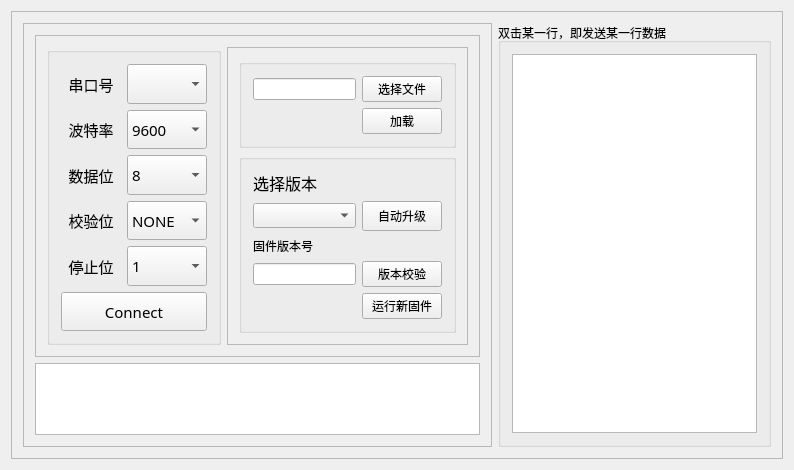
<?xml version="1.0" encoding="UTF-8"?>
<ui version="4.0">
 <class>Widget</class>
 <widget class="QWidget" name="Widget">
  <property name="geometry">
   <rect>
    <x>0</x>
    <y>0</y>
    <width>794</width>
    <height>470</height>
   </rect>
  </property>
  <property name="sizePolicy">
   <sizepolicy hsizetype="Expanding" vsizetype="Expanding">
    <horstretch>0</horstretch>
    <verstretch>0</verstretch>
   </sizepolicy>
  </property>
  <property name="windowTitle">
   <string>Widget</string>
  </property>
  <layout class="QGridLayout" name="gridLayout_11">
   <item row="0" column="0">
    <widget class="QFrame" name="frame_4">
     <property name="frameShape">
      <enum>QFrame::StyledPanel</enum>
     </property>
     <property name="frameShadow">
      <enum>QFrame::Raised</enum>
     </property>
     <layout class="QGridLayout" name="gridLayout_10">
      <item row="0" column="0">
       <widget class="QFrame" name="frame_3">
        <property name="frameShape">
         <enum>QFrame::StyledPanel</enum>
        </property>
        <property name="frameShadow">
         <enum>QFrame::Raised</enum>
        </property>
        <layout class="QGridLayout" name="gridLayout_8">
         <item row="0" column="0">
          <widget class="QFrame" name="frame_2">
           <property name="frameShape">
            <enum>QFrame::StyledPanel</enum>
           </property>
           <property name="frameShadow">
            <enum>QFrame::Raised</enum>
           </property>
           <layout class="QGridLayout" name="gridLayout_7">
            <item row="0" column="1">
             <widget class="QFrame" name="frame">
              <property name="frameShape">
               <enum>QFrame::StyledPanel</enum>
              </property>
              <property name="frameShadow">
               <enum>QFrame::Raised</enum>
              </property>
              <layout class="QGridLayout" name="gridLayout_6">
               <item row="0" column="0">
                <widget class="QGroupBox" name="groupBox_3">
                 <property name="title">
                  <string/>
                 </property>
                 <layout class="QGridLayout" name="gridLayout_3">
                  <item row="0" column="1">
                   <widget class="QPushButton" name="ChooseFlBtn">
                    <property name="text">
                     <string>选择文件</string>
                    </property>
                   </widget>
                  </item>
                  <item row="0" column="0">
                   <widget class="QLineEdit" name="lineEFilePth"/>
                  </item>
                  <item row="1" column="1">
                   <widget class="QPushButton" name="LoadBtn">
                    <property name="text">
                     <string>加载</string>
                    </property>
                   </widget>
                  </item>
                 </layout>
                </widget>
               </item>
               <item row="1" column="0">
                <widget class="QGroupBox" name="groupBox_2">
                 <property name="title">
                  <string/>
                 </property>
                 <layout class="QGridLayout" name="gridLayout_5">
                  <item row="0" column="0" colspan="2">
                   <layout class="QGridLayout" name="gridLayout">
                    <item row="1" column="1">
                     <widget class="QPushButton" name="UpdatingBtn">
                      <property name="minimumSize">
                       <size>
                        <width>80</width>
                        <height>30</height>
                       </size>
                      </property>
                      <property name="maximumSize">
                       <size>
                        <width>80</width>
                        <height>80</height>
                       </size>
                      </property>
                      <property name="text">
                       <string>自动升级</string>
                      </property>
                     </widget>
                    </item>
                    <item row="1" column="0">
                     <widget class="QComboBox" name="VersionComb">
                      <property name="minimumSize">
                       <size>
                        <width>0</width>
                        <height>25</height>
                       </size>
                      </property>
                     </widget>
                    </item>
                    <item row="0" column="0">
                     <widget class="QLabel" name="label">
                      <property name="font">
                       <font>
                        <family>Agency FB</family>
                        <pointsize>12</pointsize>
                       </font>
                      </property>
                      <property name="text">
                       <string>选择版本</string>
                      </property>
                     </widget>
                    </item>
                   </layout>
                  </item>
                  <item row="1" column="0">
                   <widget class="QLabel" name="label_2">
                    <property name="text">
                     <string>固件版本号</string>
                    </property>
                   </widget>
                  </item>
                  <item row="2" column="0">
                   <widget class="QLineEdit" name="LNEVer"/>
                  </item>
                  <item row="2" column="1">
                   <widget class="QPushButton" name="VerCheckBTN">
                    <property name="text">
                     <string>版本校验</string>
                    </property>
                   </widget>
                  </item>
                  <item row="3" column="1">
                   <widget class="QPushButton" name="RunNewVerBTN">
                    <property name="text">
                     <string>运行新固件</string>
                    </property>
                   </widget>
                  </item>
                 </layout>
                </widget>
               </item>
              </layout>
             </widget>
            </item>
            <item row="0" column="0">
             <widget class="QGroupBox" name="groupBox">
              <property name="title">
               <string/>
              </property>
              <layout class="QGridLayout" name="gridLayout_4">
               <item row="0" column="0">
                <layout class="QGridLayout" name="gridLayout_2">
                 <item row="2" column="0">
                  <widget class="QLabel" name="label_6">
                   <property name="minimumSize">
                    <size>
                     <width>60</width>
                     <height>0</height>
                    </size>
                   </property>
                   <property name="maximumSize">
                    <size>
                     <width>50</width>
                     <height>16777215</height>
                    </size>
                   </property>
                   <property name="font">
                    <font>
                     <family>微软雅黑</family>
                     <pointsize>11</pointsize>
                    </font>
                   </property>
                   <property name="text">
                    <string>数据位</string>
                   </property>
                   <property name="alignment">
                    <set>Qt::AlignCenter</set>
                   </property>
                  </widget>
                 </item>
                 <item row="5" column="0" colspan="2">
                  <widget class="QPushButton" name="BtnConn">
                   <property name="sizePolicy">
                    <sizepolicy hsizetype="Preferred" vsizetype="Preferred">
                     <horstretch>0</horstretch>
                     <verstretch>0</verstretch>
                    </sizepolicy>
                   </property>
                   <property name="minimumSize">
                    <size>
                     <width>80</width>
                     <height>30</height>
                    </size>
                   </property>
                   <property name="font">
                    <font>
                     <family>微软雅黑</family>
                     <pointsize>11</pointsize>
                    </font>
                   </property>
                   <property name="text">
                    <string>Connect</string>
                   </property>
                  </widget>
                 </item>
                 <item row="1" column="1">
                  <widget class="QComboBox" name="CBBaudMeter">
                   <property name="sizePolicy">
                    <sizepolicy hsizetype="Preferred" vsizetype="Preferred">
                     <horstretch>0</horstretch>
                     <verstretch>0</verstretch>
                    </sizepolicy>
                   </property>
                   <property name="minimumSize">
                    <size>
                     <width>80</width>
                     <height>0</height>
                    </size>
                   </property>
                   <property name="maximumSize">
                    <size>
                     <width>60</width>
                     <height>16777215</height>
                    </size>
                   </property>
                   <property name="font">
                    <font>
                     <family>微软雅黑</family>
                     <pointsize>11</pointsize>
                    </font>
                   </property>
                   <property name="layoutDirection">
                    <enum>Qt::LeftToRight</enum>
                   </property>
                   <property name="editable">
                    <bool>false</bool>
                   </property>
                   <property name="currentText">
                    <string>9600</string>
                   </property>
                   <property name="currentIndex">
                    <number>2</number>
                   </property>
                   <property name="maxVisibleItems">
                    <number>10</number>
                   </property>
                   <item>
                    <property name="text">
                     <string>2400</string>
                    </property>
                   </item>
                   <item>
                    <property name="text">
                     <string>4800</string>
                    </property>
                   </item>
                   <item>
                    <property name="text">
                     <string>9600</string>
                    </property>
                   </item>
                   <item>
                    <property name="text">
                     <string>19200</string>
                    </property>
                   </item>
                   <item>
                    <property name="text">
                     <string>115200</string>
                    </property>
                   </item>
                   <item>
                    <property name="text">
                     <string>custom</string>
                    </property>
                   </item>
                  </widget>
                 </item>
                 <item row="3" column="1">
                  <widget class="QComboBox" name="CBParityMeter">
                   <property name="sizePolicy">
                    <sizepolicy hsizetype="Preferred" vsizetype="Preferred">
                     <horstretch>0</horstretch>
                     <verstretch>0</verstretch>
                    </sizepolicy>
                   </property>
                   <property name="minimumSize">
                    <size>
                     <width>80</width>
                     <height>0</height>
                    </size>
                   </property>
                   <property name="maximumSize">
                    <size>
                     <width>70</width>
                     <height>16777215</height>
                    </size>
                   </property>
                   <property name="font">
                    <font>
                     <family>微软雅黑</family>
                     <pointsize>11</pointsize>
                    </font>
                   </property>
                   <property name="currentIndex">
                    <number>0</number>
                   </property>
                   <item>
                    <property name="text">
                     <string>NONE</string>
                    </property>
                   </item>
                   <item>
                    <property name="text">
                     <string>EVEN</string>
                    </property>
                   </item>
                   <item>
                    <property name="text">
                     <string>ODD</string>
                    </property>
                   </item>
                   <item>
                    <property name="text">
                     <string>MARK</string>
                    </property>
                   </item>
                   <item>
                    <property name="text">
                     <string>SPACE</string>
                    </property>
                   </item>
                  </widget>
                 </item>
                 <item row="4" column="0">
                  <widget class="QLabel" name="label_8">
                   <property name="font">
                    <font>
                     <family>微软雅黑</family>
                     <pointsize>11</pointsize>
                    </font>
                   </property>
                   <property name="text">
                    <string>停止位</string>
                   </property>
                   <property name="alignment">
                    <set>Qt::AlignCenter</set>
                   </property>
                  </widget>
                 </item>
                 <item row="4" column="1">
                  <widget class="QComboBox" name="CBStopMeter">
                   <property name="sizePolicy">
                    <sizepolicy hsizetype="Preferred" vsizetype="Preferred">
                     <horstretch>0</horstretch>
                     <verstretch>0</verstretch>
                    </sizepolicy>
                   </property>
                   <property name="minimumSize">
                    <size>
                     <width>80</width>
                     <height>0</height>
                    </size>
                   </property>
                   <property name="font">
                    <font>
                     <family>微软雅黑</family>
                     <pointsize>11</pointsize>
                    </font>
                   </property>
                   <item>
                    <property name="text">
                     <string>1</string>
                    </property>
                   </item>
                   <item>
                    <property name="text">
                     <string>2</string>
                    </property>
                   </item>
                   <item>
                    <property name="text">
                     <string>1.5</string>
                    </property>
                   </item>
                  </widget>
                 </item>
                 <item row="3" column="0">
                  <widget class="QLabel" name="label_7">
                   <property name="maximumSize">
                    <size>
                     <width>70</width>
                     <height>16777215</height>
                    </size>
                   </property>
                   <property name="font">
                    <font>
                     <family>微软雅黑</family>
                     <pointsize>11</pointsize>
                    </font>
                   </property>
                   <property name="text">
                    <string>校验位</string>
                   </property>
                   <property name="alignment">
                    <set>Qt::AlignCenter</set>
                   </property>
                  </widget>
                 </item>
                 <item row="0" column="0">
                  <widget class="QLabel" name="label_9">
                   <property name="maximumSize">
                    <size>
                     <width>70</width>
                     <height>16777215</height>
                    </size>
                   </property>
                   <property name="font">
                    <font>
                     <family>微软雅黑</family>
                     <pointsize>11</pointsize>
                    </font>
                   </property>
                   <property name="text">
                    <string>串口号</string>
                   </property>
                   <property name="alignment">
                    <set>Qt::AlignCenter</set>
                   </property>
                  </widget>
                 </item>
                 <item row="1" column="0">
                  <widget class="QLabel" name="label_12">
                   <property name="minimumSize">
                    <size>
                     <width>60</width>
                     <height>0</height>
                    </size>
                   </property>
                   <property name="maximumSize">
                    <size>
                     <width>60</width>
                     <height>16777215</height>
                    </size>
                   </property>
                   <property name="font">
                    <font>
                     <family>微软雅黑</family>
                     <pointsize>11</pointsize>
                    </font>
                   </property>
                   <property name="text">
                    <string>波特率</string>
                   </property>
                   <property name="alignment">
                    <set>Qt::AlignCenter</set>
                   </property>
                  </widget>
                 </item>
                 <item row="0" column="1">
                  <widget class="QComboBox" name="CBComMeter">
                   <property name="enabled">
                    <bool>true</bool>
                   </property>
                   <property name="sizePolicy">
                    <sizepolicy hsizetype="Preferred" vsizetype="Preferred">
                     <horstretch>0</horstretch>
                     <verstretch>0</verstretch>
                    </sizepolicy>
                   </property>
                   <property name="minimumSize">
                    <size>
                     <width>80</width>
                     <height>0</height>
                    </size>
                   </property>
                   <property name="maximumSize">
                    <size>
                     <width>90</width>
                     <height>16777215</height>
                    </size>
                   </property>
                   <property name="font">
                    <font>
                     <family>微软雅黑</family>
                     <pointsize>11</pointsize>
                    </font>
                   </property>
                   <property name="layoutDirection">
                    <enum>Qt::LeftToRight</enum>
                   </property>
                   <property name="editable">
                    <bool>false</bool>
                   </property>
                   <property name="currentText">
                    <string/>
                   </property>
                   <property name="currentIndex">
                    <number>-1</number>
                   </property>
                  </widget>
                 </item>
                 <item row="2" column="1">
                  <widget class="QComboBox" name="CBDataMeter">
                   <property name="sizePolicy">
                    <sizepolicy hsizetype="Preferred" vsizetype="Preferred">
                     <horstretch>0</horstretch>
                     <verstretch>0</verstretch>
                    </sizepolicy>
                   </property>
                   <property name="minimumSize">
                    <size>
                     <width>80</width>
                     <height>0</height>
                    </size>
                   </property>
                   <property name="maximumSize">
                    <size>
                     <width>50</width>
                     <height>16777215</height>
                    </size>
                   </property>
                   <property name="font">
                    <font>
                     <family>微软雅黑</family>
                     <pointsize>11</pointsize>
                    </font>
                   </property>
                   <property name="layoutDirection">
                    <enum>Qt::LeftToRight</enum>
                   </property>
                   <property name="currentText">
                    <string>8</string>
                   </property>
                   <property name="currentIndex">
                    <number>3</number>
                   </property>
                   <item>
                    <property name="text">
                     <string>5</string>
                    </property>
                   </item>
                   <item>
                    <property name="text">
                     <string>6</string>
                    </property>
                   </item>
                   <item>
                    <property name="text">
                     <string>7</string>
                    </property>
                   </item>
                   <item>
                    <property name="text">
                     <string>8</string>
                    </property>
                   </item>
                  </widget>
                 </item>
                </layout>
               </item>
              </layout>
             </widget>
            </item>
           </layout>
          </widget>
         </item>
         <item row="1" column="0">
          <widget class="QTextEdit" name="textLog"/>
         </item>
        </layout>
       </widget>
      </item>
      <item row="0" column="1">
       <widget class="QGroupBox" name="groupBox_4">
        <property name="title">
         <string>双击某一行，即发送某一行数据</string>
        </property>
        <layout class="QGridLayout" name="gridLayout_9">
         <item row="0" column="0">
          <widget class="QListWidget" name="listWidget"/>
         </item>
        </layout>
       </widget>
      </item>
     </layout>
    </widget>
   </item>
  </layout>
 </widget>
 <layoutdefault spacing="6" margin="11"/>
 <resources/>
 <connections/>
</ui>
